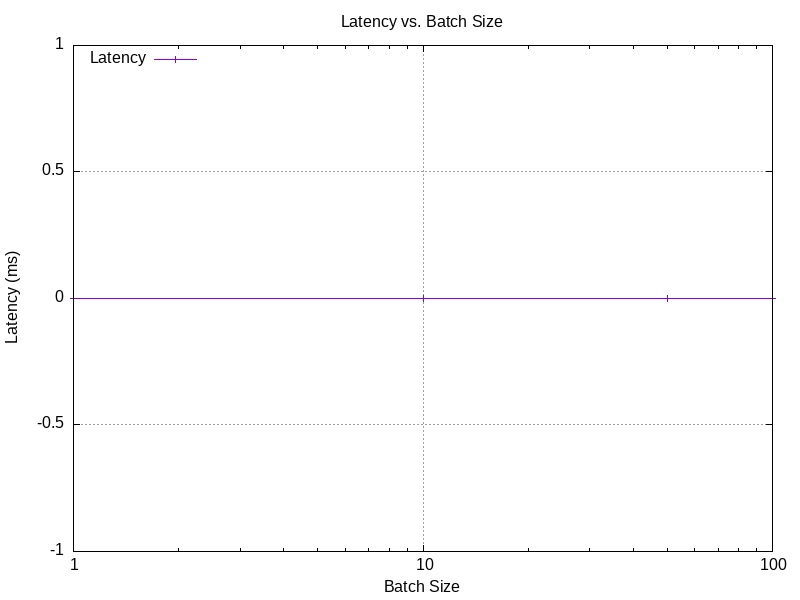

The script that saved this image:
set terminal png size 800,600
set output "benchmark_results/memory/charts/latency_vs_batch_size.png"
set title "Latency vs. Batch Size"
set xlabel "Batch Size"
set ylabel "Latency (ms)"
set grid
set key top left
set logscale x
set datafile separator ","
# Skip header line
plot "benchmark_results/memory/benchmark_results.csv" using 1:4 every ::1 with linespoints title "Latency"
